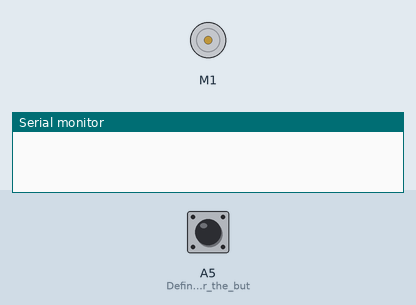
A sketch run on a simulated Arduino Uno, built with avr-gcc and run on an emulated ATmega328P. On the bench: DC motor (green arrow = forward, orange = backward, longer = faster), the last lines printed to the serial monitor. Inputs (shaded band) come from the test bench; at power-on: A5 (Define_pin_A5_for_the_but) HIGH.

Above: at 1.2 s.
1.3 s: A5 (Define_pin_A5_for_the_but) pulled LOW for 0.15 s
At 1.38 s:
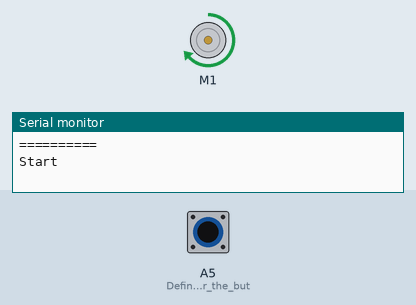
2.9 s: A5 (Define_pin_A5_for_the_but) pulled LOW for 3.2 s
At 7.0 s:
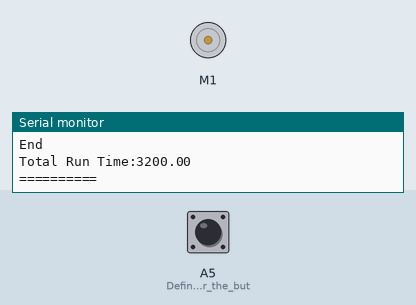
Timing chart, 0 to 8.5 s (numbered marks = the images above; inputs shaded):
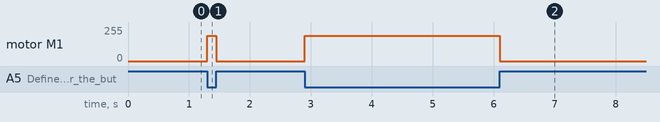

Measured:
- after the input at 1.3 s, motor M1: stopped → forward 190/255 at once, → stopped 0.15 s later
- after the input at 2.9 s, motor M1: stopped → forward 190/255 at once, → stopped 3.2 s later

The sketch:

Torque-Speed_Test.ino
```cpp
/*
 * Queen's University - Smith Engeering APSC 101 Sketch
 *
 * Author: M.Malik for APSC 101
 * 02-Sep-2025
 *
 * To understand how to use the library methods, Read documentation on the AFMotor library at: https://learn.adafruit.com/afmotor-library-reference/af-dcmotor
 *
 * Code for running tests to determine Torque-Speed Curve
 */

 /* ==========SUMMARY OF THE CODE===========
  *  This code helps you run the motor until the string is pulled up and measures the time it tools to roll the 1meter string (in milliseconds)
  *  The motor will run for as long as the button is pressed (Press and Hold).
  *
  *  millis() function is used to measure time at the moment when button is pressed and The final time is measured when released. Total time is (Final - Initial)
  *  More about millis() here: https://docs.arduino.cc/language-reference/en/functions/time/millis/#:~:text=06/05/2025-,Description,-Returns%20the%20number
  *
  *  while() loop keeps teh motor running for as long as the button is pressed, without letting the program flow break
  *
  *  Since the button is mapped as INPUT_PULLUP, it will be connected to 5V ("HIGH") under normal state, and when pressed, it is connected to Ground ("LOW")
  *  This is called Active-Low logic level (Button is Active when LOW) https://learn.sparkfun.com/tutorials/logic-levels/active-low-and-active-high
  */


#include <AFMotor.h>

float start;
float finish;

AF_DCMotor motor(1);

void setup() {
  Serial.begin(9600);           // set up Serial library at 9600 bps -- **Ensure Serial Monitor also has baud rate set to 9600**
  pinMode(A5, INPUT_PULLUP);    // Define pin A5 for the button: note the use of INPUT_PULLUP. More information here: https://docs.arduino.cc/tutorials/generic/digital-input-pullup/

  motor.setSpeed(190);          // Set the motor speed here. The motor speed is a 8 bit number 0-255. Where 0 = 0% speed and 255 = 100% speed.
                                // If you want a specific speed, for eg. 75% speed, then: (0.75 * 255) = 190.
  motor.run(RELEASE);           // Release (stop) the motor when the program starts to prevent accidentally running it
}

void loop() {

  if(digitalRead(A5) == LOW)            // Check if the button is pressed Pin used is A5. You can use any Pin.
  {
    start = millis();                   // Measure time at the moment button is pressed
    Serial.println("==========");
    Serial.println("Start");

    while(digitalRead(A5) == LOW)       // Keep the motor running for as long as the button is pressed
    {
     motor.run(FORWARD);
    }

    Serial.println("End");
    finish=millis();                    // Measure time at the moment button is released
    Serial.print("Total Run Time:");
    Serial.println(finish - start);     //Total Runtime in milliseconds
    Serial.println("==========");
    }

 motor.run(RELEASE);                    //Important to stop the motor, r it will keep running even after button is released
}
```
